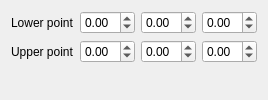
<?xml version="1.0" encoding="UTF-8"?>
<ui version="4.0">
 <class>AABBInfo</class>
 <widget class="QFrame" name="AABBInfo">
  <property name="windowTitle">
   <string>AABB</string>
  </property>
  <layout class="QFormLayout" name="aabbLayout">
   <item row="0" column="0">
    <widget class="QLabel" name="lowerPointLabel">
     <property name="text">
      <string>Lower point</string>
     </property>
    </widget>
   </item>
   <item row="1" column="0">
    <widget class="QLabel" name="upperPointLabel">
     <property name="text">
      <string>Upper point</string>
     </property>
    </widget>
   </item>
   <item row="1" column="1">
    <layout class="QHBoxLayout" name="upperPointLayout">
     <item>
      <widget class="ValuePicker" name="upperPointX">
       <property name="minimum">
        <double>-1.000000000000000</double>
       </property>
       <property name="maximum">
        <double>1.000000000000000</double>
       </property>
       <property name="singleStep">
        <double>0.050000000000000</double>
       </property>
      </widget>
     </item>
     <item>
      <widget class="ValuePicker" name="upperPointY">
       <property name="minimum">
        <double>-1.000000000000000</double>
       </property>
       <property name="maximum">
        <double>1.000000000000000</double>
       </property>
       <property name="singleStep">
        <double>0.050000000000000</double>
       </property>
      </widget>
     </item>
     <item>
      <widget class="ValuePicker" name="upperPointZ">
       <property name="minimum">
        <double>-1.000000000000000</double>
       </property>
       <property name="maximum">
        <double>1.000000000000000</double>
       </property>
       <property name="singleStep">
        <double>0.050000000000000</double>
       </property>
      </widget>
     </item>
    </layout>
   </item>
   <item row="0" column="1">
    <layout class="QHBoxLayout" name="lowerPointLayout">
     <item>
      <widget class="ValuePicker" name="lowerPointX">
       <property name="minimum">
        <double>-1.000000000000000</double>
       </property>
       <property name="maximum">
        <double>1.000000000000000</double>
       </property>
       <property name="singleStep">
        <double>0.050000000000000</double>
       </property>
      </widget>
     </item>
     <item>
      <widget class="ValuePicker" name="lowerPointY">
       <property name="minimum">
        <double>-1.000000000000000</double>
       </property>
       <property name="maximum">
        <double>1.000000000000000</double>
       </property>
       <property name="singleStep">
        <double>0.050000000000000</double>
       </property>
      </widget>
     </item>
     <item>
      <widget class="ValuePicker" name="lowerPointZ">
       <property name="minimum">
        <double>-1.000000000000000</double>
       </property>
       <property name="maximum">
        <double>1.000000000000000</double>
       </property>
       <property name="singleStep">
        <double>0.050000000000000</double>
       </property>
      </widget>
     </item>
    </layout>
   </item>
  </layout>
 </widget>
 <customwidgets>
  <customwidget>
   <class>ValuePicker</class>
   <extends>QDoubleSpinBox</extends>
   <header>RaZor/Interface/ValuePicker.hpp</header>
  </customwidget>
 </customwidgets>
 <resources/>
 <connections/>
</ui>
